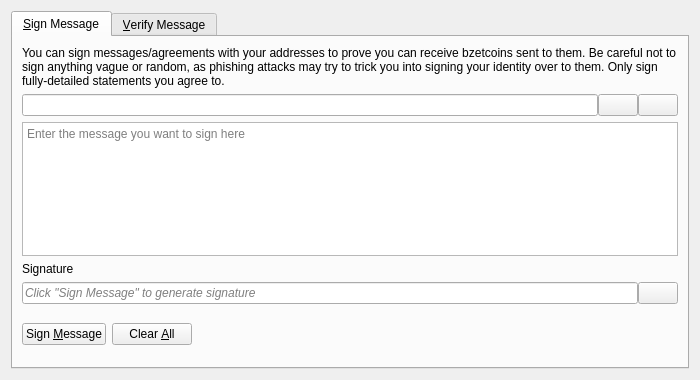
<?xml version="1.0" encoding="UTF-8"?>
<ui version="4.0">
 <class>SignVerifyMessageDialog</class>
 <widget class="QDialog" name="SignVerifyMessageDialog">
  <property name="geometry">
   <rect>
    <x>0</x>
    <y>0</y>
    <width>700</width>
    <height>380</height>
   </rect>
  </property>
  <property name="windowTitle">
   <string>Signatures - Sign / Verify a Message</string>
  </property>
  <property name="modal">
   <bool>true</bool>
  </property>
  <layout class="QVBoxLayout" name="verticalLayout">
   <item>
    <widget class="QTabWidget" name="tabWidget">
     <property name="currentIndex">
      <number>0</number>
     </property>
     <widget class="QWidget" name="tabSignMessage">
      <attribute name="title">
       <string>&amp;Sign Message</string>
      </attribute>
      <layout class="QVBoxLayout" name="verticalLayout_SM">
       <item>
        <widget class="QLabel" name="infoLabel_SM">
         <property name="text">
          <string>You can sign messages/agreements with your addresses to prove you can receive bzetcoins sent to them. Be careful not to sign anything vague or random, as phishing attacks may try to trick you into signing your identity over to them. Only sign fully-detailed statements you agree to.</string>
         </property>
         <property name="textFormat">
          <enum>Qt::PlainText</enum>
         </property>
         <property name="wordWrap">
          <bool>true</bool>
         </property>
        </widget>
       </item>
       <item>
        <layout class="QHBoxLayout" name="horizontalLayout_1_SM">
         <property name="spacing">
          <number>0</number>
         </property>
         <item>
          <widget class="QValidatedLineEdit" name="addressIn_SM">
           <property name="toolTip">
            <string>The Bzetcoin address to sign the message with</string>
           </property>
          </widget>
         </item>
         <item>
          <widget class="QPushButton" name="addressBookButton_SM">
           <property name="toolTip">
            <string>Choose previously used address</string>
           </property>
           <property name="text">
            <string/>
           </property>
           <property name="icon">
            <iconset resource="../bitcoin.qrc">
             <normaloff>:/icons/address-book</normaloff>:/icons/address-book</iconset>
           </property>
           <property name="shortcut">
            <string>Alt+A</string>
           </property>
           <property name="autoDefault">
            <bool>false</bool>
           </property>
          </widget>
         </item>
         <item>
          <widget class="QPushButton" name="pasteButton_SM">
           <property name="toolTip">
            <string>Paste address from clipboard</string>
           </property>
           <property name="text">
            <string/>
           </property>
           <property name="icon">
            <iconset resource="../bitcoin.qrc">
             <normaloff>:/icons/editpaste</normaloff>:/icons/editpaste</iconset>
           </property>
           <property name="shortcut">
            <string>Alt+P</string>
           </property>
           <property name="autoDefault">
            <bool>false</bool>
           </property>
          </widget>
         </item>
        </layout>
       </item>
       <item>
        <widget class="QPlainTextEdit" name="messageIn_SM">
         <property name="toolTip">
          <string>Enter the message you want to sign here</string>
         </property>
         <property name="placeholderText">
          <string>Enter the message you want to sign here</string>
         </property>
        </widget>
       </item>
       <item>
        <widget class="QLabel" name="signatureLabel_SM">
         <property name="text">
          <string>Signature</string>
         </property>
         <property name="textFormat">
          <enum>Qt::PlainText</enum>
         </property>
        </widget>
       </item>
       <item>
        <layout class="QHBoxLayout" name="horizontalLayout_2_SM">
         <property name="spacing">
          <number>0</number>
         </property>
         <item>
          <widget class="QLineEdit" name="signatureOut_SM">
           <property name="placeholderText">
            <string>Click "Sign Message" to generate signature</string>
           </property>
           <property name="font">
            <font>
             <italic>true</italic>
            </font>
           </property>
           <property name="readOnly">
            <bool>true</bool>
           </property>
          </widget>
         </item>
         <item>
          <widget class="QPushButton" name="copySignatureButton_SM">
           <property name="toolTip">
            <string>Copy the current signature to the system clipboard</string>
           </property>
           <property name="text">
            <string/>
           </property>
           <property name="icon">
            <iconset resource="../bitcoin.qrc">
             <normaloff>:/icons/editcopy</normaloff>:/icons/editcopy</iconset>
           </property>
           <property name="autoDefault">
            <bool>false</bool>
           </property>
          </widget>
         </item>
        </layout>
       </item>
       <item>
        <layout class="QHBoxLayout" name="horizontalLayout_3_SM">
         <item>
          <widget class="QPushButton" name="signMessageButton_SM">
           <property name="toolTip">
            <string>Sign the message to prove you own this Bzetcoin address</string>
           </property>
           <property name="text">
            <string>Sign &amp;Message</string>
           </property>
           <property name="icon">
            <iconset resource="../bitcoin.qrc">
             <normaloff>:/icons/edit</normaloff>:/icons/edit</iconset>
           </property>
           <property name="autoDefault">
            <bool>false</bool>
           </property>
          </widget>
         </item>
         <item>
          <widget class="QPushButton" name="clearButton_SM">
           <property name="toolTip">
            <string>Reset all sign message fields</string>
           </property>
           <property name="text">
            <string>Clear &amp;All</string>
           </property>
           <property name="icon">
            <iconset resource="../bitcoin.qrc">
             <normaloff>:/icons/remove</normaloff>:/icons/remove</iconset>
           </property>
           <property name="autoDefault">
            <bool>false</bool>
           </property>
          </widget>
         </item>
         <item>
          <spacer name="horizontalSpacer_1_SM">
           <property name="orientation">
            <enum>Qt::Horizontal</enum>
           </property>
           <property name="sizeHint" stdset="0">
            <size>
             <width>40</width>
             <height>48</height>
            </size>
           </property>
          </spacer>
         </item>
         <item>
          <widget class="QLabel" name="statusLabel_SM">
           <property name="font">
            <font>
             <weight>75</weight>
             <bold>true</bold>
            </font>
           </property>
           <property name="text">
            <string/>
           </property>
           <property name="wordWrap">
            <bool>true</bool>
           </property>
          </widget>
         </item>
         <item>
          <spacer name="horizontalSpacer_2_SM">
           <property name="orientation">
            <enum>Qt::Horizontal</enum>
           </property>
           <property name="sizeHint" stdset="0">
            <size>
             <width>40</width>
             <height>48</height>
            </size>
           </property>
          </spacer>
         </item>
        </layout>
       </item>
      </layout>
     </widget>
     <widget class="QWidget" name="tabVerifyMessage">
      <attribute name="title">
       <string>&amp;Verify Message</string>
      </attribute>
      <layout class="QVBoxLayout" name="verticalLayout_VM">
       <item>
        <widget class="QLabel" name="infoLabel_VM">
         <property name="text">
          <string>Enter the receiver's address, message (ensure you copy line breaks, spaces, tabs, etc. exactly) and signature below to verify the message. Be careful not to read more into the signature than what is in the signed message itself, to avoid being tricked by a man-in-the-middle attack. Note that this only proves the signing party receives with the address, it cannot prove sendership of any transaction!</string>
         </property>
         <property name="textFormat">
          <enum>Qt::PlainText</enum>
         </property>
         <property name="alignment">
          <set>Qt::AlignLeading|Qt::AlignLeft|Qt::AlignTop</set>
         </property>
         <property name="wordWrap">
          <bool>true</bool>
         </property>
        </widget>
       </item>
       <item>
        <layout class="QHBoxLayout" name="horizontalLayout_1_VM">
         <property name="spacing">
          <number>0</number>
         </property>
         <item>
          <widget class="QValidatedLineEdit" name="addressIn_VM">
           <property name="toolTip">
            <string>The Bzetcoin address the message was signed with</string>
           </property>
          </widget>
         </item>
         <item>
          <widget class="QPushButton" name="addressBookButton_VM">
           <property name="toolTip">
            <string>Choose previously used address</string>
           </property>
           <property name="text">
            <string/>
           </property>
           <property name="icon">
            <iconset resource="../bitcoin.qrc">
             <normaloff>:/icons/address-book</normaloff>:/icons/address-book</iconset>
           </property>
           <property name="shortcut">
            <string>Alt+A</string>
           </property>
           <property name="autoDefault">
            <bool>false</bool>
           </property>
          </widget>
         </item>
        </layout>
       </item>
       <item>
        <widget class="QPlainTextEdit" name="messageIn_VM">
          <property name="toolTip">
            <string>The signed message to verify</string>
          </property>
          <property name="placeholderText">
            <string>The signed message to verify</string>
          </property>
        </widget>
       </item>
       <item>
        <widget class="QValidatedLineEdit" name="signatureIn_VM">
          <property name="toolTip">
            <string>The signature given when the message was signed</string>
          </property>
          <property name="placeholderText">
            <string>The signature given when the message was signed</string>
          </property>
        </widget>
       </item>
       <item>
        <layout class="QHBoxLayout" name="horizontalLayout_2_VM">
         <item>
          <widget class="QPushButton" name="verifyMessageButton_VM">
           <property name="toolTip">
            <string>Verify the message to ensure it was signed with the specified Bzetcoin address</string>
           </property>
           <property name="text">
            <string>Verify &amp;Message</string>
           </property>
           <property name="icon">
            <iconset resource="../bitcoin.qrc">
             <normaloff>:/icons/transaction_0</normaloff>:/icons/transaction_0</iconset>
           </property>
           <property name="autoDefault">
            <bool>false</bool>
           </property>
          </widget>
         </item>
         <item>
          <widget class="QPushButton" name="clearButton_VM">
           <property name="toolTip">
            <string>Reset all verify message fields</string>
           </property>
           <property name="text">
            <string>Clear &amp;All</string>
           </property>
           <property name="icon">
            <iconset resource="../bitcoin.qrc">
             <normaloff>:/icons/remove</normaloff>:/icons/remove</iconset>
           </property>
           <property name="autoDefault">
            <bool>false</bool>
           </property>
          </widget>
         </item>
         <item>
          <spacer name="horizontalSpacer_1_VM">
           <property name="orientation">
            <enum>Qt::Horizontal</enum>
           </property>
           <property name="sizeHint" stdset="0">
            <size>
             <width>40</width>
             <height>48</height>
            </size>
           </property>
          </spacer>
         </item>
         <item>
          <widget class="QLabel" name="statusLabel_VM">
           <property name="font">
            <font>
             <weight>75</weight>
             <bold>true</bold>
            </font>
           </property>
           <property name="text">
            <string/>
           </property>
           <property name="wordWrap">
            <bool>true</bool>
           </property>
          </widget>
         </item>
         <item>
          <spacer name="horizontalSpacer_2_VM">
           <property name="orientation">
            <enum>Qt::Horizontal</enum>
           </property>
           <property name="sizeHint" stdset="0">
            <size>
             <width>40</width>
             <height>48</height>
            </size>
           </property>
          </spacer>
         </item>
        </layout>
       </item>
      </layout>
     </widget>
    </widget>
   </item>
  </layout>
 </widget>
 <customwidgets>
  <customwidget>
   <class>QValidatedLineEdit</class>
   <extends>QLineEdit</extends>
   <header>qt/qvalidatedlineedit.h</header>
  </customwidget>
 </customwidgets>
 <resources>
  <include location="../bitcoin.qrc"/>
 </resources>
 <connections/>
</ui>
